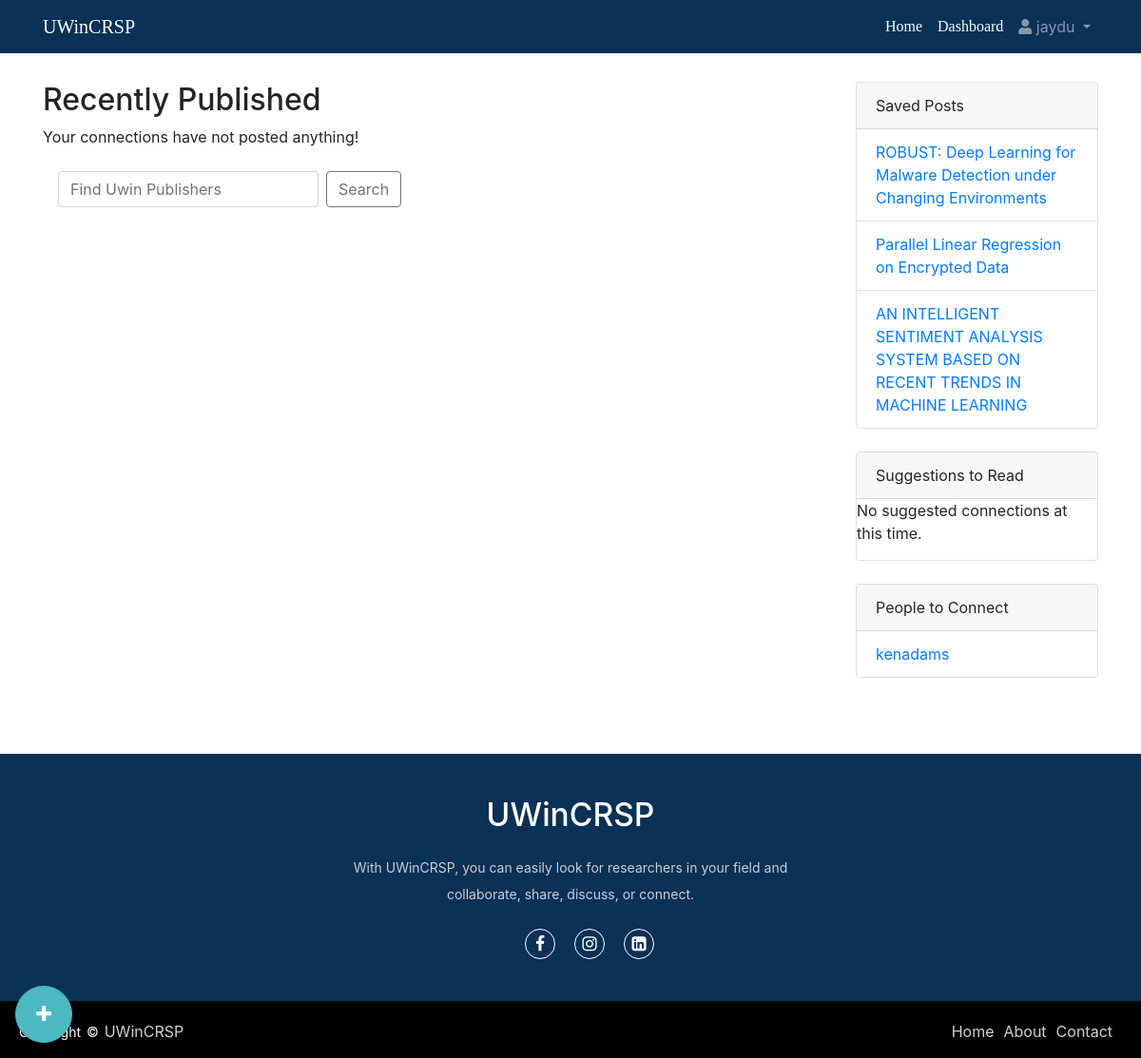
The page /account/dashboard/ (signed in) on the database as committed earlier.
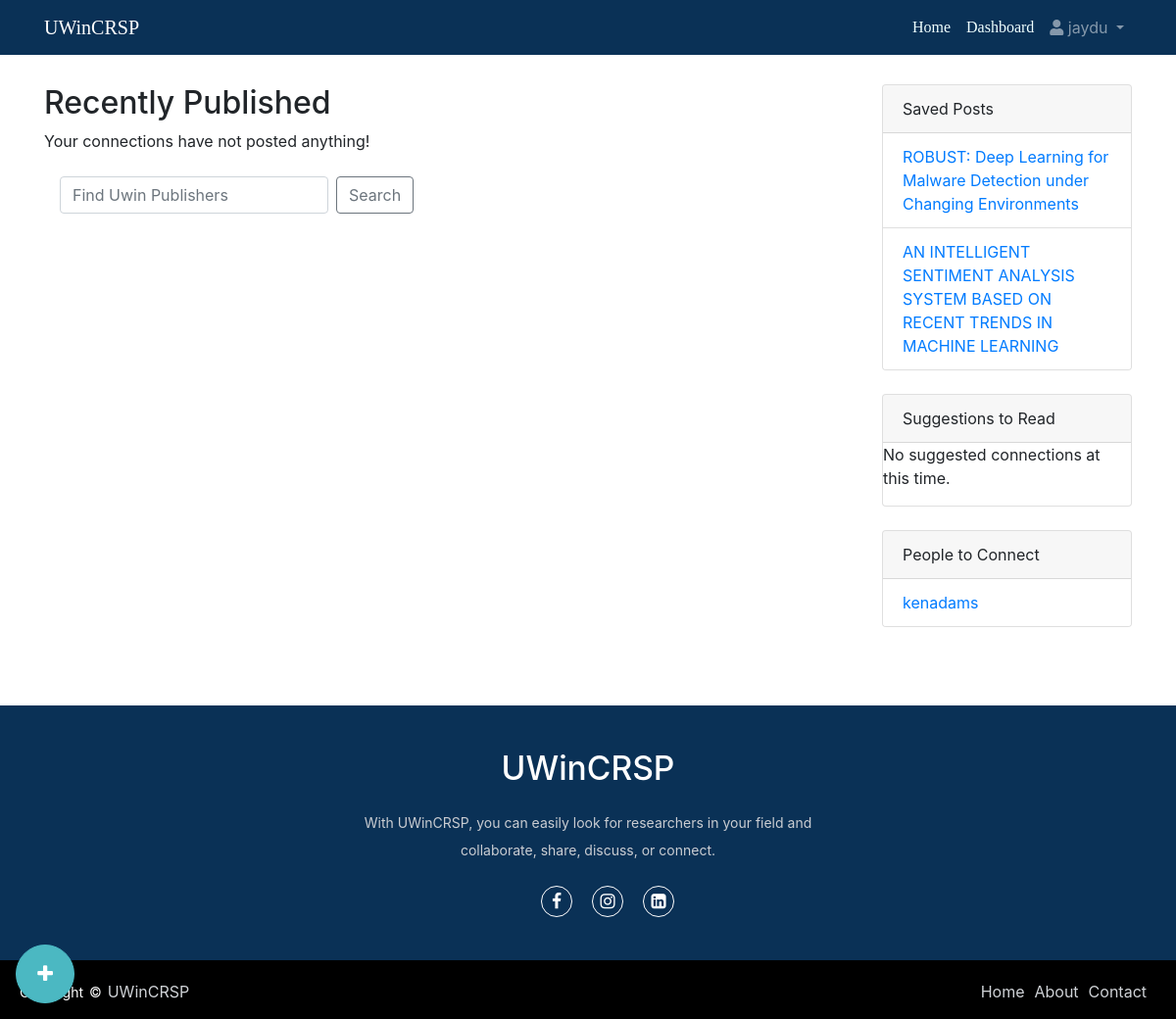
The same page on the database as committed later.
### accounts/models.py (models this page shows, shortened)
class SavedPost(models.Model):
    user = models.ForeignKey(User, on_delete=models.CASCADE)
    post = models.ForeignKey(Post, on_delete=models.CASCADE)
    saved_on = models.DateTimeField(auto_now_add=True)
    class Meta:
        unique_together = ('user', 'post')

class Post(models.Model):
    title = models.CharField(max_length=200)
    authors = models.CharField(max_length=200)
    skills = models.ManyToManyField('Skill')
    abstract = models.CharField(max_length=2000)
    paper = models.FileField(upload_to='papers/')
    allow_downloading = models.BooleanField(default=False)
    created_at = models.DateTimeField(auto_now_add=True)
    updated_at = models.DateTimeField(auto_now=True)
    published_on = models.DateTimeField(auto_now_add=True)
    uploaded_by = models.ForeignKey(User, on_delete=models.CASCADE)
    views = models.IntegerField(default=0)

### accounts/views.py (the view)
# urls.py: path('dashboard/', views.dashboard_view, name='dashboard_'),
@login_required(login_url='login')
def dashboard_view(request):
    following = Connection.objects.filter(follower=request.user).values_list('following', flat=True)
    posts = Post.objects.filter(uploaded_by__in=following).order_by('-published_on')
    suggestions = get_suggested_connections(request.user)
    savedlist = SavedPost.objects.filter(user=request.user)
    postsuggestion = get_post_suggestion(request.user)
    if posts is not None:
        return render(request, 'dashboard.html', {'posts': posts, 'suggestions' : suggestions, 'savedlist': savedlist, 'suggestedpost':postsuggestion})
    else:
        return render(request, 'dashboard.html')

### accounts/models.py (called while the page is built)
def get_suggested_connections(user):
    profile = Profile.objects.get(user =user.id)
    skills = profile.get_skills()
    following = [c.following_id for c in user.following.all()]
    users = User.objects.exclude(id=user.id).exclude(id__in=following)
    suggestions = []
    for u in users:
        u_profile = Profile.objects.get(user=u.id)
        if u_profile.skills.filter(name__in=skills).exists():
            suggestions.append(u)
    print(suggestions)
    return suggestions

def get_post_suggestion(user):
    profile = Profile.objects.get(user =user)
    skills = profile.get_skills_id()
    suggested_posts = Post.objects.filter(skills__in=skills).exclude(uploaded_by=user).distinct()
    return suggested_posts

    def get_skills(self):
        return [skill.name for skill in self.skills.all()]

    def get_skills_id(self):
        return [skill.id for skill in self.skills.all()]

### accounts/templates/dashboard.html (shortened to what this page needs)
{% extends 'base1.html' %}
{% block content %}
    <div class="container" style="margin-top: 30px;">
        <div class="row">
            <div class="col-md-9">
                <h2>Recently Published</h2>
                {% for post in posts %}
                    <a href="{% url 'posts' post.id %}">
                        <div class="card mb-3">
                            <div class="card-body">
                                <h5 class="card-title">{{ post.title }}</h5>
                                <p class="card-text">{{ post.abstract }}</p>
                                <p class="card-text">{{ post.keywords }}</p>
                            </div>
                            <div class="card-footer text-muted">Posted on {{ post.published_on }}</div>
                        </div>
                    </a>
                {% empty %}
                    <p>Your connections have not posted anything!</p>
                    <nav class="navbar navbar-light">
                        <form class="form-inline" method="post" action="{% url 'search_publishers_' %}">
                            <input class="form-control mr-sm-2" type="search" name="searched" placeholder="Find Uwin Publishers" aria-label="Search">
                            <button class="btn btn-outline-secondary my-2 my-sm-0" type="submit">Search</button>
                        </form>
                    </nav>
                {% endfor %}
            </div>
            <div class="col-md-3">
                <div class="card">
                    <div class="card-header">Saved Posts</div>
                    <ul class="list-group list-group-flush">
                        {% if savedlist %}
                            {% for savedpost in savedlist %}
                                <li class="list-group-item"><a
                                        href="{% url 'posts' savedpost.post.id %}">{{ savedpost.post.title }}</a></li>
                            {% endfor %}
                            </ul>
                        {% else %}
                            <p> No suggested connections at this time.</p>
                        {% endif %}
                </div>
                <div class="card mt-4">
                    <div class="card-header">Suggestions to Read</div>
                    <ul class="list-group list-group-flush">
                        {% if suggestedpost %}
                            {% for suggested in suggestedpost %}
                                <li class="list-group-item"><a
                                        href="{% url 'posts' suggested.id %}">{{ suggested.title }}</a></li>
                            {% endfor %}
                            </ul>
                        {% else %}
                            <p> No suggested connections at this time.</p>
                        {% endif %}
                </div>
                <div class="card mt-4">
                    <div class="card-header">People to Connect</div>
                    {% if suggestions %}
                        <ul class="list-group list-group-flush">
                            {% for user in suggestions %}
                                <li class="list-group-item"><a
                                        href="{% url 'profile' user.username %}">{{ user.username }}</a></li>
                            {% endfor %}
                        </ul>
                    {% else %}
                        <p> No suggested connections at this time.</p>
                    {% endif %}
                </div>
            </div>
            <a href="{% url 'create_posts' %}"
               class="btn btn-primary rounded-circle btn-lg d-flex justify-content-center align-items-center fixed-bottom float-right m-3 "
               style="width: 60px; height: 60px; background-color: #4bb8c2; border-color: #4bb8c2; transition: 0.08s ease-in;
  -o-transition: 0.08s ease-in;
  -ms-transition: 0.08s ease-in;
  -moz-transition: 0.08s ease-in;
  -webkit-transition: 0.08s ease-in;">
                <span class="fa fa-plus"></span>
            </a>
        </div>
    </div>
{% endblock %}

Rows that differ between the two databases and show on the page:
removed SavedPost: post "Parallel Linear Regression on Encrypted Data"
